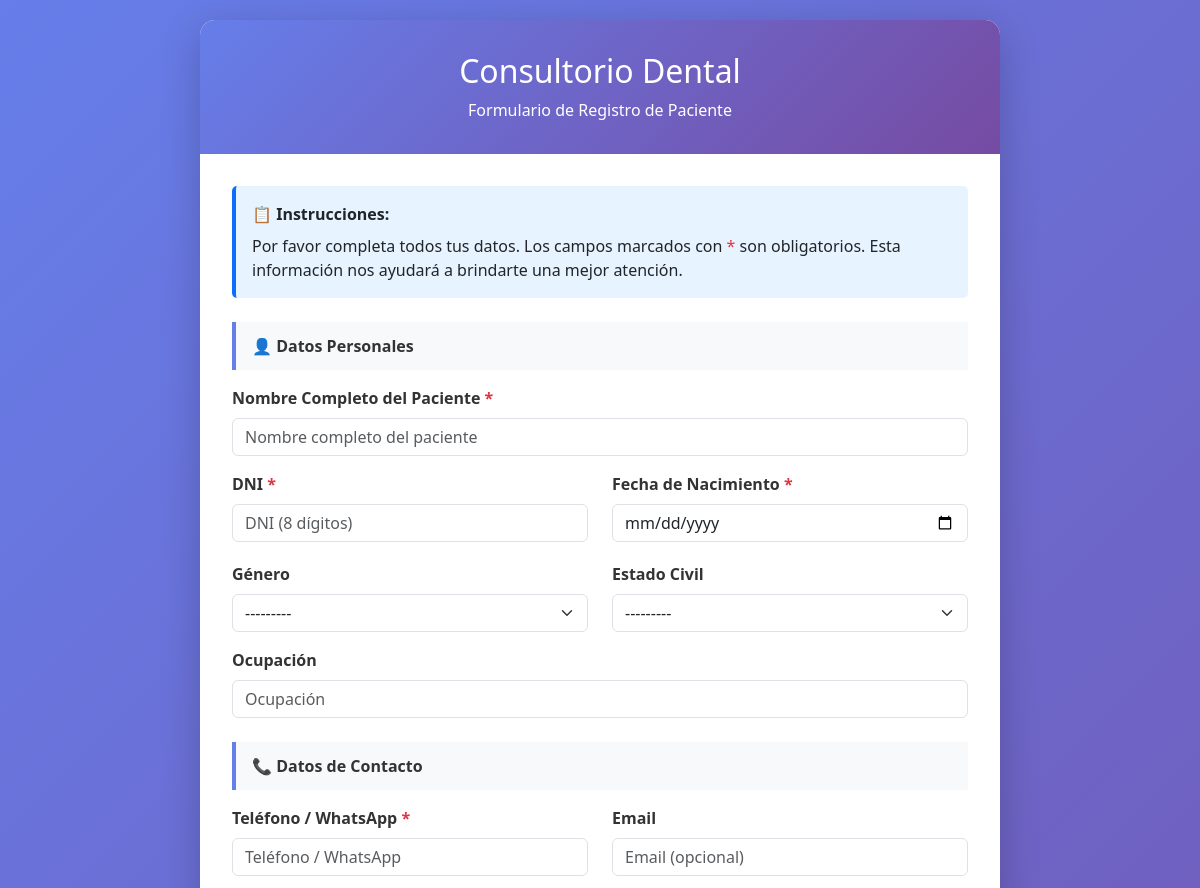
Page /pacientes/registro/ (upper part) on the earlier database version.
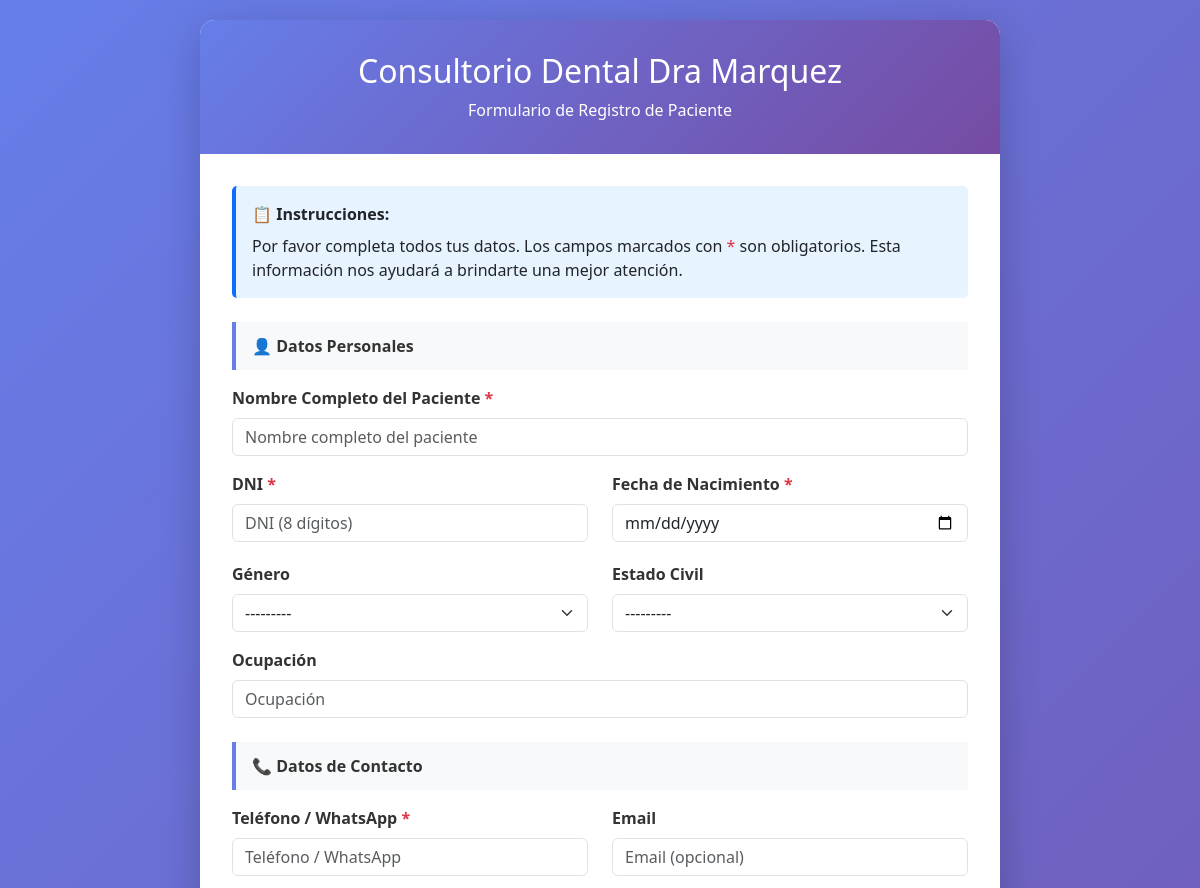
Same page on the later database version.
### configuracion/models.py (models this page shows, shortened)
class ConfiguracionConsultorio(models.Model):
    nombre_consultorio = models.CharField(
        max_length=200,
        default='Consultorio Dental',
        help_text='Nombre del consultorio'
    )
    nombre_doctor = models.CharField(
        max_length=200,
        blank=True,
        help_text='Nombre del doctor/a principal'
    )
    logo = models.ImageField(
        upload_to='configuracion/logos/',
        blank=True,
        null=True,
        help_text='Logo del consultorio (recomendado: 200x200px, PNG con fondo transparente)'
    )
    telefono = models.CharField(
        max_length=20,
        blank=True,
        help_text='Teléfono de contacto'
    )
    email = models.EmailField(
        blank=True,
        help_text='Email de contacto'
    )
    direccion = models.TextField(
        blank=True,
        help_text='Dirección del consultorio'
    )
    sitio_web = models.URLField(
        blank=True,
        help_text='Sitio web (opcional)'
    )
    facebook = models.URLField(blank=True, help_text='URL de Facebook')
    instagram = models.URLField(blank=True, help_text='URL de Instagram')
    class Meta:
        verbose_name = 'Configuración del Consultorio'
        verbose_name_plural = 'Configuración del Consultorio'
    @classmethod
    def get_instance(cls):
        obj, created = cls.objects.get_or_create(pk=1)
        return obj

### pacientes/views.py (the view)
# urls.py: path('registro/', views.registro_publico_view, name='registro_publico'),
def registro_publico_view(request):
    from configuracion.models import ConfiguracionConsultorio
    config = ConfiguracionConsultorio.get_instance()
    if request.method == 'POST':
        from .forms import RegistroPacientePublicoForm
        form = RegistroPacientePublicoForm(request.POST)
        if form.is_valid():
            paciente = form.save()
            messages.success(request, f'¡Registro exitoso! Gracias {paciente.nombre_completo}, tus datos han sido guardados.')
            form = RegistroPacientePublicoForm()
            return render(request, 'pacientes/registro_publico.html', {
                'form': form,
                'registro_exitoso': True,
                'config': config
            })
    else:
        from .forms import RegistroPacientePublicoForm
        form = RegistroPacientePublicoForm()
    return render(request, 'pacientes/registro_publico.html', {
        'form': form,
        'config': config
    })

### configuracion/context_processors.py (called while the page is built)
def configuracion_consultorio(request):
    return {
        'config': ConfiguracionConsultorio.get_instance()
    }

### pacientes/context_processors.py (called while the page is built)
def cumpleanos_hoy(request):
    hoy = date.today()
    cumpleaneros = Paciente.objects.filter(
        fecha_nacimiento__month=hoy.month,
        fecha_nacimiento__day=hoy.day
    )
    return {
        'cumpleaneros_hoy_count': cumpleaneros.count(),
        'cumpleaneros_hoy': cumpleaneros
    }

### pacientes/templates/pacientes/registro_publico.html (shortened to what this page needs)
<!DOCTYPE html>
<html lang="es">
<head>
    <link href="https://cdn.jsdelivr.net/npm/bootstrap@5.3.0/dist/css/bootstrap.min.css" rel="stylesheet">
</head>
<body>
    <div class="container">
        <div class="registro-card">
            <div class="registro-header">
                <h2 class="mb-2">{{ config.nombre_consultorio|default:"🦷 Consultorio Dental" }}</h2>
                <p class="mb-0">Formulario de Registro de Paciente</p>
            </div>
            <div class="registro-body">
                {% if registro_exitoso %}
                    <div class="success-message">
                        <h4>✅ ¡Registro Completado!</h4>
                        <p class="mb-0">Tus datos han sido guardados exitosamente. Nos pondremos en contacto contigo pronto.</p>
                    </div>
                    <div class="text-center">
                        <a href="{% url 'pacientes:registro_publico' %}" class="btn btn-primary">Registrar Otro Paciente</a>
                    </div>
                {% else %}
                    <div class="info-box">
                        <strong>📋 Instrucciones:</strong>
                        <p class="mb-0 mt-2">Por favor completa todos tus datos. Los campos marcados con <span class="text-danger">*</span> son obligatorios. Esta información nos ayudará a brindarte una mejor atención.</p>
                    </div>
                    <form method="post" novalidate>
                        <div class="section-title">👤 Datos Personales</div>
                        <div class="mb-3">
                            <label for="{{ form.nombre_completo.id_for_label }}" class="form-label required-field">Nombre Completo del Paciente</label>
                            {{ form.nombre_completo }}
                        </div>
                        <div class="row">
                            <div class="col-md-6 mb-3">
                                <label for="{{ form.dni.id_for_label }}" class="form-label required-field">DNI</label>
                                {{ form.dni }}
                            </div>
                            <div class="col-md-6 mb-3">
                                <label for="{{ form.fecha_nacimiento.id_for_label }}" class="form-label required-field">Fecha de Nacimiento</label>
                                {{ form.fecha_nacimiento }}
                            </div>
                        </div>
                        <div class="row">
                            <div class="col-md-6 mb-3">
                                <label for="{{ form.genero.id_for_label }}" class="form-label">Género</label>
                                {{ form.genero }}
                            </div>
                            <div class="col-md-6 mb-3">
                                <label for="{{ form.estado_civil.id_for_label }}" class="form-label">Estado Civil</label>
                                {{ form.estado_civil }}
                            </div>
                        </div>
                        <div class="mb-3">
                            <label for="{{ form.ocupacion.id_for_label }}" class="form-label">Ocupación</label>
                            {{ form.ocupacion }}
                        </div>
                        <div class="section-title">📞 Datos de Contacto</div>
                        <div class="row">
                            <div class="col-md-6 mb-3">
                                <label for="{{ form.telefono.id_for_label }}" class="form-label required-field">Teléfono / WhatsApp</label>
                                {{ form.telefono }}
                            </div>
                            <div class="col-md-6 mb-3">
                                <label for="{{ form.email.id_for_label }}" class="form-label">Email</label>
                                {{ form.email }}
                            </div>
                        </div>
                    </form>
                {% endif %}
            </div>
        </div>
    </div>
</body>
</html>

Differences in the rows shown:
changed ConfiguracionConsultorio: nombre_consultorio "Consultorio Dental" → "Consultorio Dental Dra Marquez"
